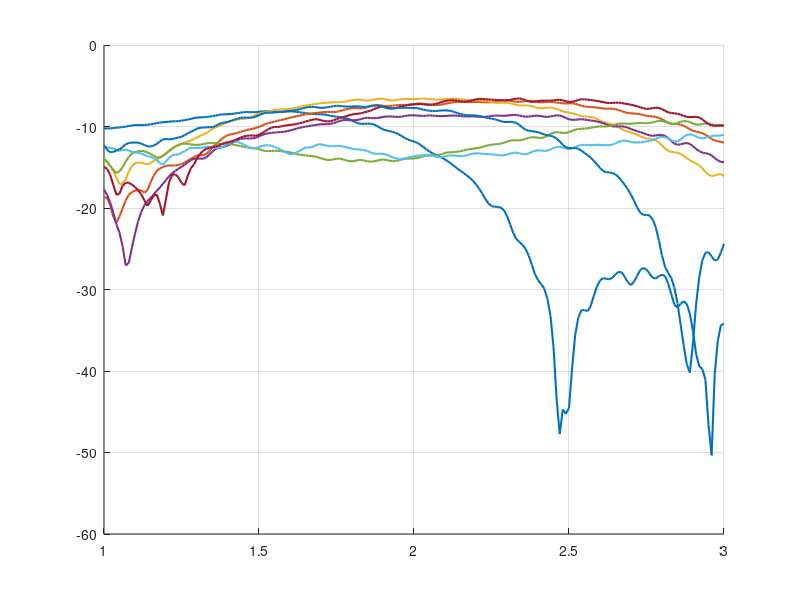

Recreate this plot in MATLAB. (Note: this script raises an error after producing the figure.)
close all; clear all;

%% --- Data preparation ---
%load("pos1_T37.mat")
load("pos1_T44.mat")
f     = data.info.freqVect;
S     = data.measurement.s_mat;
f_ghz = f / 1e9;

% Frequency range diagnostics
fprintf('Frequency range: %.4f GHz - %.4f GHz\n', min(f_ghz), max(f_ghz));

num_antennas = 8;
colors       = lines(num_antennas);

% Reference line values - adjust if frequencies are in different units
ref_yline  = -10;    % [dB]
ref_xline1 =  1;     % [GHz]
ref_xline2 =  3;     % [GHz]

%% --- PLOT 1: Reflection coefficients (S11 to S88) ---
figure('Name', 'Reflections_S11_to_S88', 'Color', 'w');
hold on; grid on;

for i = 1:num_antennas
    s_ii = squeeze(S(i, i, :));
    plot(f_ghz, 20*log10(abs(s_ii)), ...
        'LineWidth', 1.5, ...
        'Color',       colors(i, :), ...
        'DisplayName', ['S', num2str(i), num2str(i)]);
end

% Reference lines
yline(ref_yline,  '--k', 'LineWidth', 1.5, 'HandleVisibility', 'off');
%xline(ref_xline1, '--r', 'LineWidth', 1.5, 'HandleVisibility', 'off', 'Label', '');
%xline(ref_xline2, '--r', 'LineWidth', 1.5, 'HandleVisibility', 'off', 'Label', '');

xlabel('Frequency [GHz]');
ylabel('Magnitude [dB]');
legend('show', 'Location', 'northeastoutside');
ylim([-50 5]);

%% --- PLOT 2: MAIN FIGURE: Sij transmission terms ---
fig = figure('Name', 'Transmissions_Sij', 'Color', 'w');
set(fig, 'Units', 'normalized', 'OuterPosition', [0 0 0.55 1]);

top_margin    = 0.03;
bottom_margin = 0.06;
left_margin   = 0.12;
right_margin  = 0.18;
gap           = 0.045;   % larger gap - room for the X axis labels
plot_width    = 1 - left_margin - right_margin;
plot_height   = (1 - top_margin - bottom_margin - gap * (num_antennas - 1)) / num_antennas;

ax_all = gobjects(num_antennas, 1);

for j = 1:num_antennas
    bottom = bottom_margin + (num_antennas - j) * (plot_height + gap);
    ax = axes('Position', [left_margin, bottom, plot_width, plot_height]); %#ok<LAXES>
    ax_all(j) = ax;
    hold(ax, 'on');
    box(ax, 'on');
    grid(ax, 'on');
    ax.FontSize = 7;

    for i = 1:num_antennas
        if i ~= j
            s_ij = squeeze(S(i, j, :));
            plot(ax, f_ghz, 20*log10(abs(s_ij)), ...
                'LineWidth', 1.0, ...
                'Color',     colors(i, :));
        end
    end

    % Reference lines - same values as in plot 1
    yline(ax, ref_yline,  '--k', 'LineWidth', 1.2, 'HandleVisibility', 'off');
    %xline(ax, ref_xline1, '--r', 'LineWidth', 1.2, 'HandleVisibility', 'off', 'Label', '');
    %xline(ax, ref_xline2, '--r', 'LineWidth', 1.2, 'HandleVisibility', 'off', 'Label', '');

    ylabel(ax, ['|S_{i', num2str(j), '}| [dB]'], ...
        'FontSize',            7, ...
        'Rotation',            90, ...
        'HorizontalAlignment', 'center', ...
        'VerticalAlignment',   'bottom');

    ylim(ax, [-100 0]);

     % Numeric X-axis tick labels on all subplots
    set(ax, 'XTickMode', 'auto');
    ax.XTickLabelRotation = 0;

    % Text X-axis label only on the last subplot
    if j == num_antennas
        xlabel(ax, 'Frequency [GHz]', 'FontSize', 8);
    end
end

linkaxes(ax_all, 'x');

% --- Legend on the right ---
legend_handles = gobjects(num_antennas, 1);
legend_labels  = cell(num_antennas, 1);

for i = 1:num_antennas
    legend_handles(i) = plot(ax_all(1), NaN, NaN, ...
        'Color',            colors(i, :), ...
        'LineWidth',        1.5, ...
        'HandleVisibility', 'on');
    legend_labels{i} = ['S_{', num2str(i), 'j}'];
end

lgd = legend(ax_all(1), legend_handles, legend_labels, ...
    'Orientation', 'vertical', ...
    'Units',       'normalized', ...
    'FontSize',    8, ...
    'Box',         'on');

lgd.Position = [1 - right_margin + 0.01, bottom_margin, right_margin - 0.02, 0.4];
